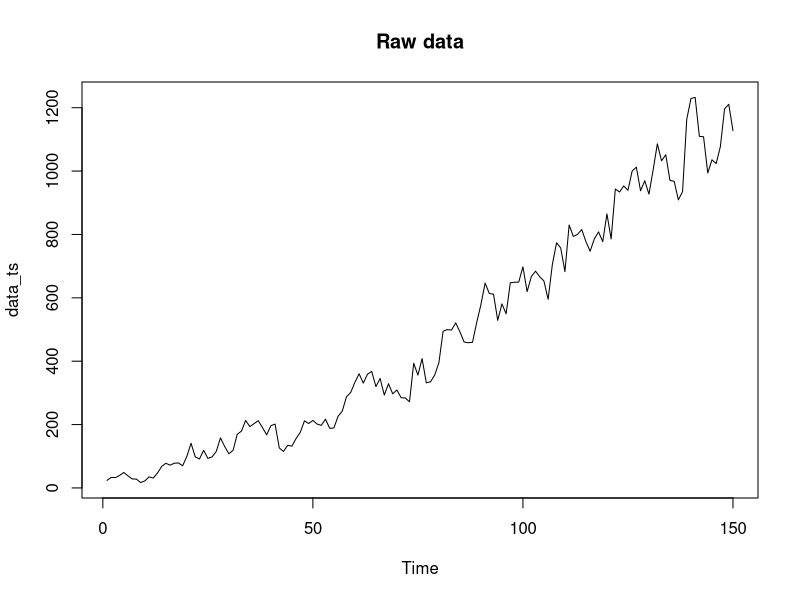
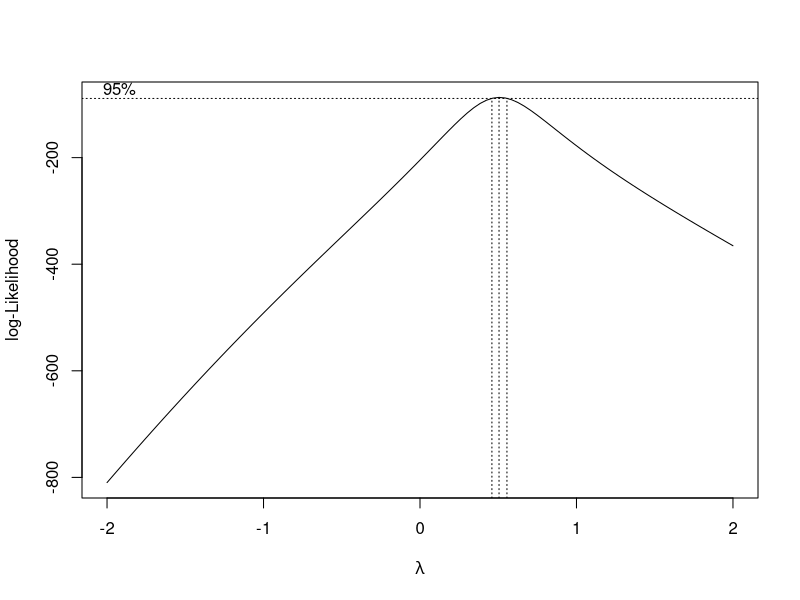
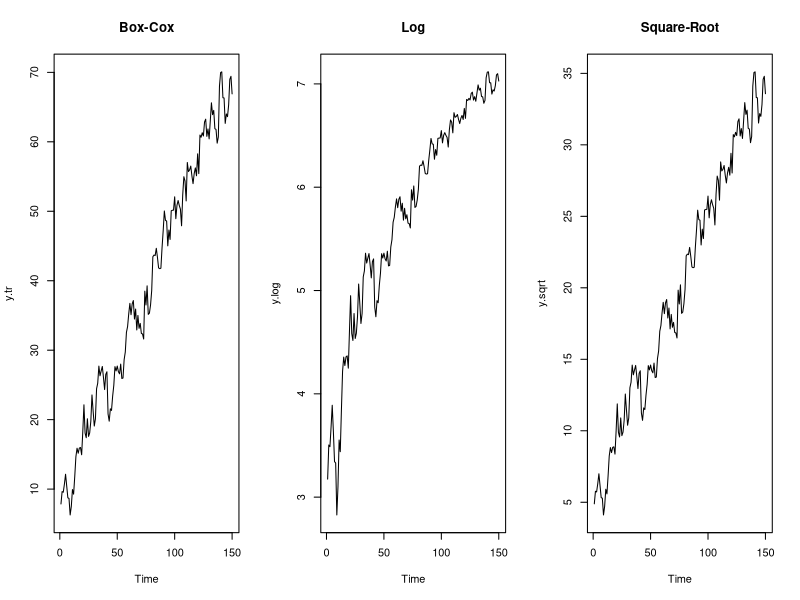
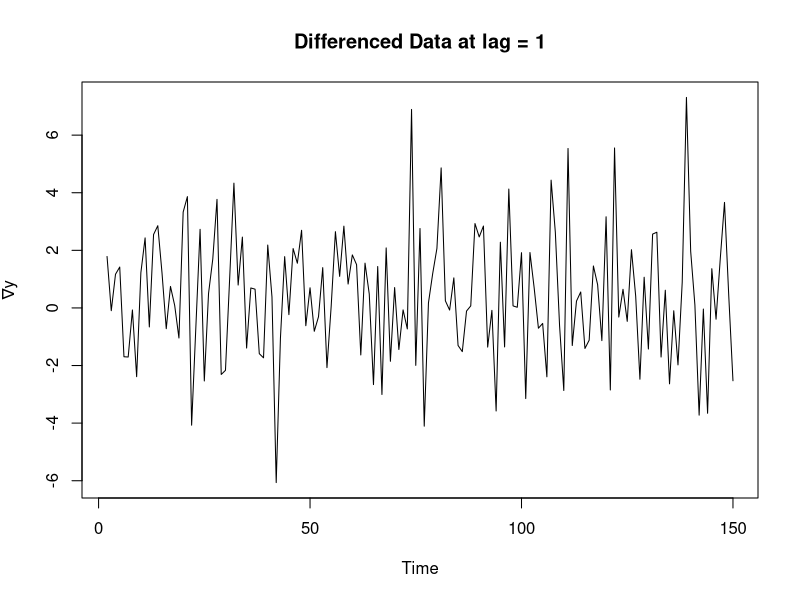
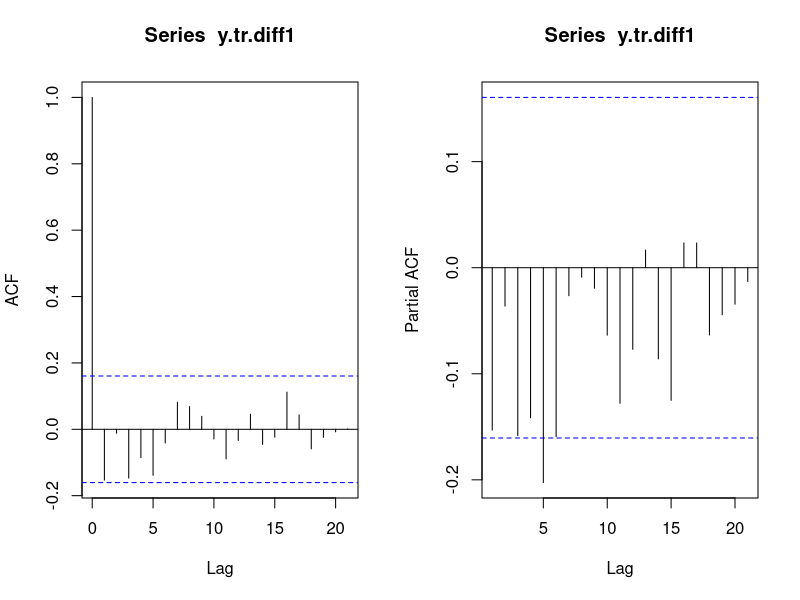

Reproduce these figures in R, in order.
## ---- chunk 1
knitr::opts_chunk$set(echo = TRUE)
## ---- chunk 2
# Set working directory
setwd("/Users/jzapata/Dropbox/Winter 17/TA 174-274/Labs")
# Read data
?scan
data <- scan("lab5data.txt")
## ---- chunk 3
# Convert to time series object
data_ts <- ts(data)
ts.plot(data_ts,main  = "Raw data")
## ---- chunk 4
# Transform data using boxcox()
require(MASS)
bcTransform <- boxcox(data_ts ~ as.numeric(1:length(data_ts)))
lambda = bcTransform$x[which(bcTransform$y == max(bcTransform$y))]
lambda 
## ---- chunk 5
y.tr <- (1/lambda)*(data_ts^lambda - 1) # Box-cox
## ---- chunk 6
y.log <- log(data_ts) # log
y.sqrt <- sqrt(data_ts) # sqrt
## ---- chunk 7
op <- par(mfrow = c(1,3))
ts.plot(y.tr,main = "Box-Cox")
ts.plot(y.log,main = "Log")
ts.plot(y.sqrt,main = "Square-Root")
par(op)
## ---- chunk 8
y.tr.diff1 <- diff(y.tr,1)
ts.plot(y.tr.diff1,main = "Differenced Data at lag = 1",ylab=expression(paste(nabla,y)))
## ---- chunk 9
op <- par(mfrow = c(1,2))
acf(y.tr.diff1)
pacf(y.tr.diff1)
par(op)
## ---- chunk 10
# Fit ar model using yule-walker equations
?ar
(fit <- ar(y.tr.diff1, method="yule-walker"))
